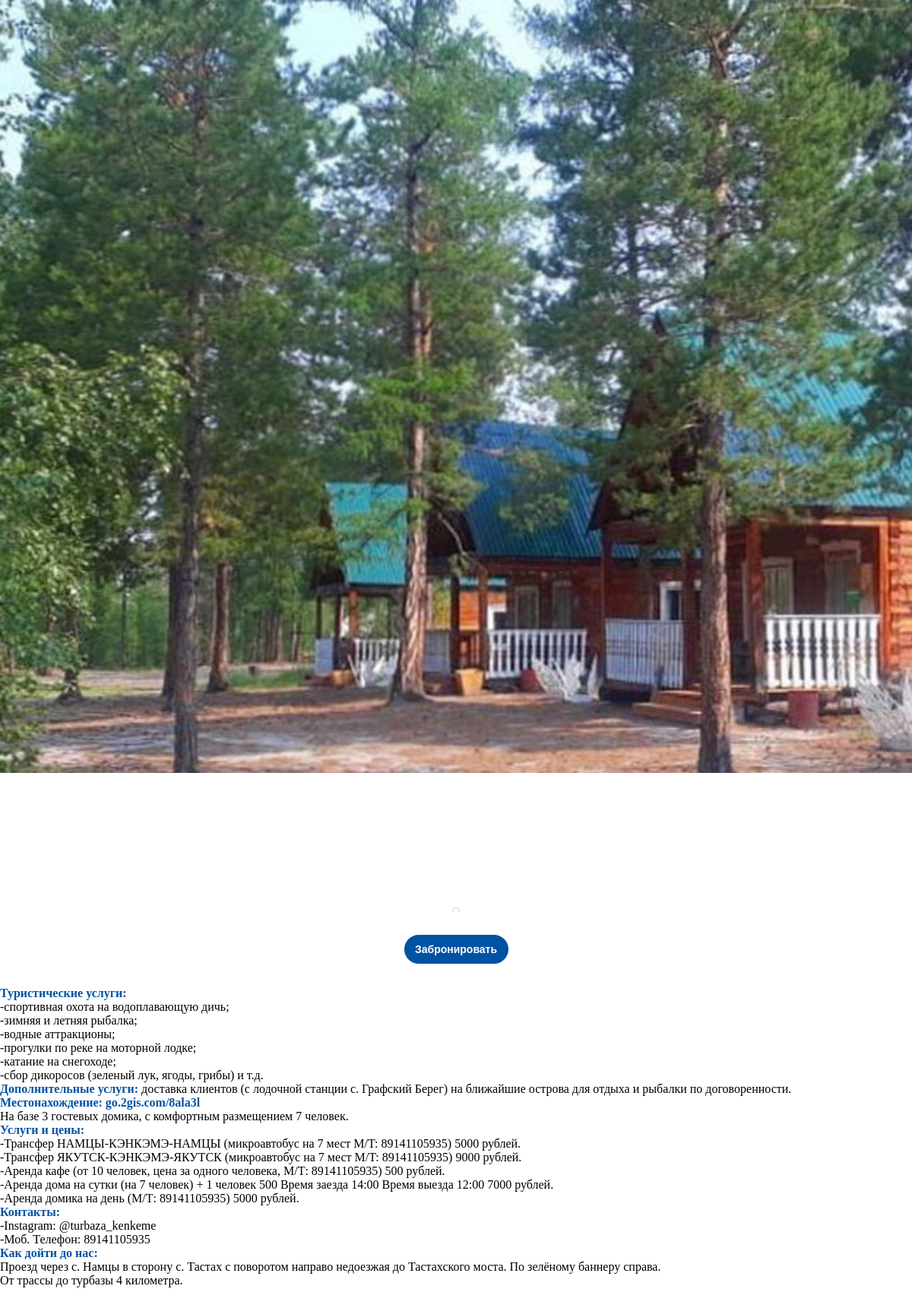
/kenkeme.php, run on the app's committed database.
### tables this page shows
CREATE TABLE `services` (
  `id` int(11) NOT NULL,
  `base_name` varchar(255) NOT NULL,
  `name` varchar(255) NOT NULL,
  `price` int(11) NOT NULL
);

### kenkeme.php (the view, shortened to what this page needs)
<!DOCTYPE html>
<html lang="ru">
<head>
    <link rel="stylesheet" href="css/kenkeme.css">
    <?php $title = "Турбаза 'Кэнкэмэ'" ?>
</head>
<body>
    <div class="slider">
        <div class="slide">
            <div class="slider__item">
                <img src="images/kenkeme/2.jpg" alt="">
            </div>
        </div>
    </div>
    <form action="bron1.php" method="POST">
        <input type="submit" value="Забронировать">
    </form>
    <div class="container">
        <ul><b>Туристические услуги:</b>
            <li>-спортивная охота на водоплавающую дичь;</li>
            <li>-зимняя и летняя рыбалка;</li>
            <li>-водные аттракционы;</li>
            <li>-прогулки по реке на моторной лодке;</li>
            <li>-катание на снегоходе;</li>
            <li>-сбор дикоросов (зеленый лук, ягоды, грибы) и т.д.</li>
        </ul>
        <b>Дополнительные услуги:</b> доставка клиентов (с лодочной станции с. Графский Берег) на ближайшие острова для отдыха и рыбалки по договоренности.
    </div>
    <b>Местонахождение: go.2gis.com/8ala3l<br></b>
    На базе 3 гостевых домика, с комфортным размещением 7 человек.
    <ul><b>Услуги и цены:</b><br>
        <?php
        require "php/connection.php";
        $link = mysqli_connect($host, $user, $user, $database)
            or die("Ошибка " . mysqli_error($link));
        $title = '"' . $title . '"';
        $query = "SELECT * FROM `services` WHERE `base_name` = $title";
        $res = mysqli_query($link, $query);
        if ($res) {
            while ($result = mysqli_fetch_array($res)) {
                echo "-{$result['name']} {$result['price']} рублей.<br>";
            }
        }else {
            echo 'sdfs';
        }
        ?>
    </ul>
    <b>Контакты:</b><br>
    -Instagram: @turbaza_kenkeme<br>
    -Моб. Телефон: 89141105935<br>
    <b>Как дойти до нас:</b><br>
    Проезд через с. Намцы в сторону с. Тастах с поворотом направо недоезжая до Тастахского моста. По зелёному баннеру справа.<br>
    От трассы до турбазы 4 километра.<br><br><br>
</body>
</html>

### css/kenkeme.css (style rules this page uses)
* { padding: 0; margin: 0; }
body { height: auto; }
.slider { position: relative; width: 100vw; height: 100vw; border-radius: 0 0 16px 16px; overflow: hidden; }
.slide { width: 100vw; height: 100vw; overflow: hidden; }
.slider img { display: inline-block; height: 100vw; border-radius: 0 0 16px 16px; }
.slider__item { display: inline-block; }
button, input[type="submit"] { text-align: center; color: black; display: block; margin: 30px auto 30px auto; border-radius: 23.5px; border: solid #0053A2 3px; outline: none; font-size: 14px; font-weight: bold; }
button, input[type="submit"] { width: 137px; height: 38px; background-color: #0053A2; color: white; }
b { color: #0053A2; }

### data on the page
services: name "Трансфер НАМЦЫ-КЭНКЭМЭ-НАМЦЫ (микроавтобус на 7 мест М/T: 89141105935)", price "5000"
services: name "Трансфер ЯКУТСК-КЭНКЭМЭ-ЯКУТСК (микроавтобус на 7 мест М/T: 89141105935)", price "9000"
services: name "Аренда кафе (от 10 человек, цена за одного человека, М/Т: 89141105935)", price "500"
services: name "Аренда дома на сутки (на 7 человек) + 1 человек 500 Время заезда 14:00 Время выезда 12:00", price "7000"
services: name "Аренда домика на день (М/Т: 89141105935)", price "5000"
